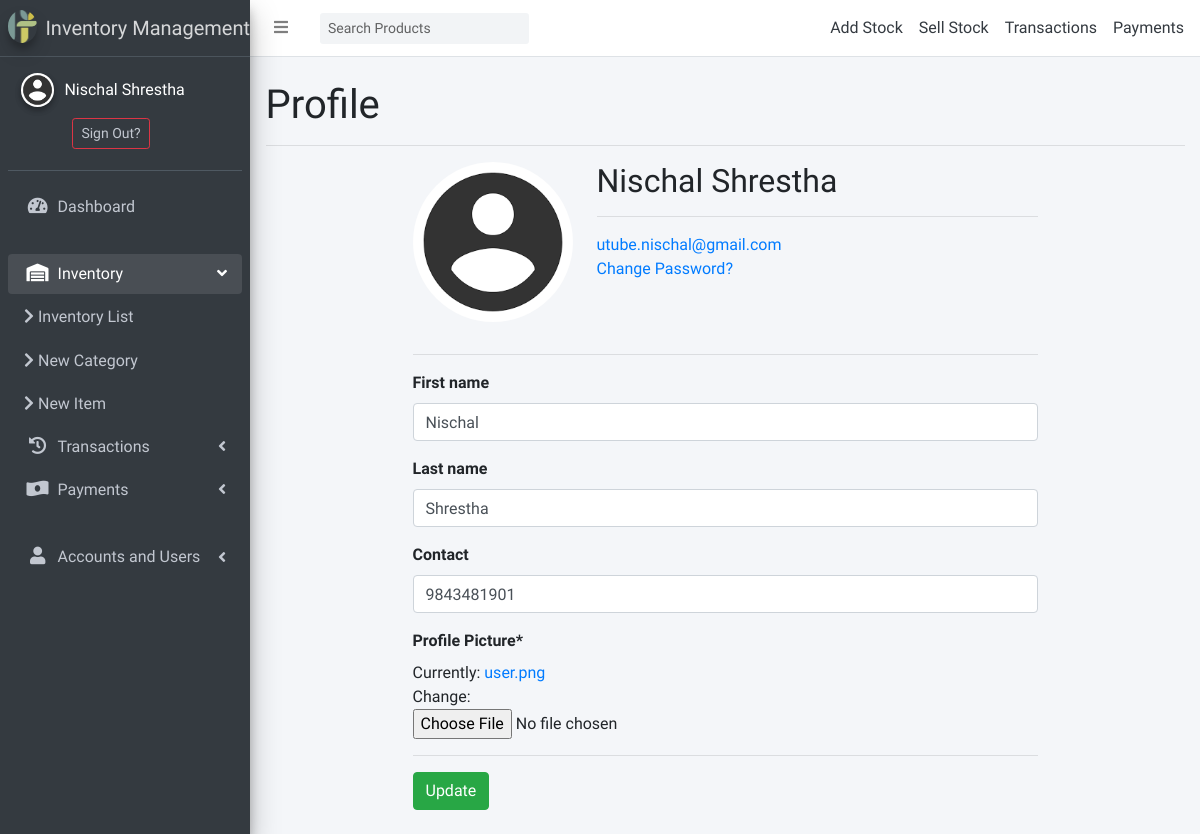
The page /profile/ (signed in) on the database as committed earlier.
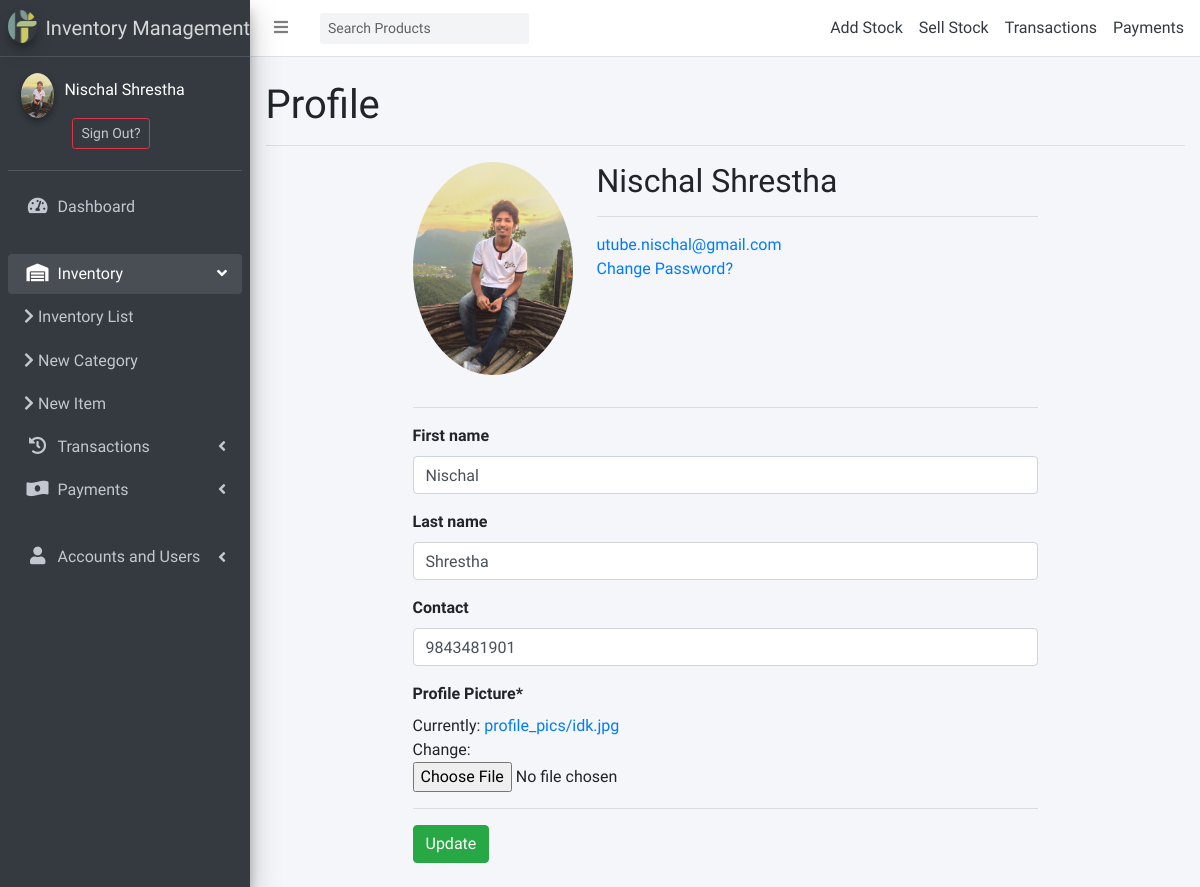
The same page on the database as committed later.
### accounts/models.py (models this page shows)
class User(AbstractBaseUser, PermissionsMixin):
    class Types(models.TextChoices):
        ADMIN = "ADMIN", "Admin"
        STAFF = "STAFF", "Staff"
        CUSTOMER = "CUSTOMER", "Customer"
    base_type = Types.CUSTOMER
    _type = models.CharField(
        _("Type"), max_length=50, choices=Types.choices, default=base_type
    )
    email = models.EmailField(max_length=254, unique=True)
    first_name = models.CharField(max_length=128)
    last_name = models.CharField(max_length=128)
    is_staff = models.BooleanField(default=False)
    is_superuser = models.BooleanField(default=False)
    is_active = models.BooleanField(default=True)
    last_login = models.DateTimeField(null=True, blank=True)
    date_joined = models.DateTimeField(auto_now_add=True)
    USERNAME_FIELD = 'email'
    EMAIL_FIELD = 'email'
    REQUIRED_FIELDS = ['first_name','last_name','_type']
    objects = UserManager()

### Userprofile/models.py (models this page shows, shortened)
class Profile(models.Model):
    user = models.OneToOneField(User, on_delete=models.CASCADE)
    contact = models.BigIntegerField(blank=True, null=True)
    dp = models.ImageField(default='user.png',upload_to='profile_pics')

### Userprofile/views.py (the view)
# urls.py: path('', views.profile, name='profile')
@login_required
def profile(request):
    if request.method=="POST":
        u_form = UserDetailUpdateForm(request.POST, instance=request.user)
        p_form = ProfileUpdateForm(request.POST, request.FILES, instance=request.user.profile)
        if p_form.is_valid() and u_form.is_valid():
            u_form.save()
            p_form.save()
            messages.success(request, f'Account Updated Successfully!')
            return redirect ('profile')
    else:
        u_form = UserDetailUpdateForm(instance=request.user)
        p_form = ProfileUpdateForm(instance=request.user.profile)
    context={
        'u_form':u_form,
        'p_form':p_form,
        'title':f"{ request.user.first_name }'s Profile",
    }
    return render(request, 'Userprofile/profile.html', context)

### Userprofile/forms.py
class UserDetailUpdateForm(ModelForm):
    class Meta:
        model = User
        fields = [
            'first_name', 'last_name'
        ]

class ProfileUpdateForm(ModelForm):
    class Meta:
        model = Profile
        fields = [
            'contact','dp'
        ]
        labels  = {
        'dp':'Profile Picture',
        }

### Userprofile/templates/Userprofile/profile.html (shortened to what this page needs)
{% extends 'partial/base.html' %}
{% load crispy_forms_tags %}
{% block content %}
<h1>Profile</h1>
<hr>
<div class="container" style="max-width: 40rem">
    <div class='content-section'>
        <div class="media">
            <a target="_blank" class="mr-4 mb-2" style="width: 10rem;" href='{{ user.profile.dp.url }}'>
                <img class="img-fluid img-profile rounded-circle mx-auto mb-2" src="{{ user.profile.dp.url }}">
            </a>
            <div class="media-body">
                <h2 class="account-heading">{{ user.first_name }} {{ user.last_name }}</h2><hr>
                <a href="{% url 'account_email' %}" >{{ user.email }}</a><br>
                <a href="{% url 'account_change_password' %}" >Change Password?</a><br>
            </div>
        </div>
    </div>
    <hr>
    <form method='POST' enctype='multipart/form-data'>
        {{ u_form|crispy }}
        {{ p_form|crispy }}
        {% csrf_token %}<hr>
        <input type='submit' value="Update"class='btn btn-success'>
    </form><br>
</div>
{% endblock content %}

### templates/partial/base.html
{% extends 'base_2.html' %}

### templates/base_2.html (shortened to what this page needs)
{% load static %}
<!DOCTYPE html>
<html lang="en">
<head>
  <link rel="stylesheet" href="{% static 'plugins/fontawesome-free/css/all.min.css' %}">
  <link rel="stylesheet" href="{% static 'dist/css/adminlte.min.css' %}">
</head>
<body class="hold-transition sidebar-mini">
<div class="wrapper">
  <nav class="main-header navbar navbar-expand navbar-white navbar-light">
    <ul class="navbar-nav">
      <li class="nav-item">
        <a class="nav-link" data-widget="pushmenu" href="#" role="button"><i class="fas fa-bars"></i></a>
      </li>
    </ul>
    <form class="form-inline ml-3">
      <div class="input-group input-group-sm">
        <input class="form-control form-control-navbar" type="search" placeholder="Search Products" aria-label="Search" id='searchProductForm'>
      </div>
    </form>
    <ul class="navbar-nav ml-auto d-none d-sm-none d-md-flex d-lg-flex">
      <li><a href="{% url 'inventory:add-stock' %}" class="m-2 text-dark">Add Stock</a></li>
      <li><a href="{% url 'inventory:sell-stock' %}" class='m-2 text-dark'>Sell Stock</a></li>
      <li><a href="{% url 'inventory:transactions-list' %}" class='m-2 text-dark'>Transactions</a></li>
      <li><a href="{% url 'inventory:payments-list' %}" class='m-2 text-dark'>Payments</a></li>
    </ul>
  </nav>
  {% include 'side_nav.html' %}
  <div class="content-wrapper">
  <br>
    <div class="content">
      <div class="container-fluid">
          {% block content %}
          {% endblock content %}
      </div>
    </div>
  </div>
</div>
</body>
</html>

### templates/side_nav.html (shortened to what this page needs)
{% load static %}
<aside class="main-sidebar sidebar-dark-primary elevation-4">
    <a href="/" class="brand-link">
      <img src="{% static '../media/favicon.png' %}" alt="IMS" class="brand-image img-circle elevation-3 ml-0"
           style="opacity: .8">
      <span class="brand-text font-weight-light">Inventory Management</span>
    </a>
    <div class="sidebar">
      <div class="user-panel mt-3 pb-3 mb-3 d-flex">
        {% if user.is_authenticated %}
          <div class="image">
            <img src="{{request.user.profile.dp.url}}" class="img-circle elevation-2" alt="User Image">
          </div>
          <div class="info">
          <a class="text-white mr-2" href="{% url 'profile' %}" id="navbarDropdown" role="button" aria-haspopup="true" aria-expanded="false">
            <p class="d-block">{{request.user.first_name}} {{request.user.last_name}}</p>
          </a>
          <a class="btn btn-sm btn-outline-danger" href="{% url 'account_logout' %}">Sign Out?</a>
        {% else %}
          <a class="btn mr-1 mb-1 btn-sm btn-outline-success text-light" href="{% url 'account_login' %}">Sign In</a>
          {% comment %} <a class="btn btn-sm mb-1 btn-warning text-dark" href="{% url 'account_signup' %}">Signup</a> {% endcomment %}
        {% endif %}
        </div>
      </div>
      <nav class="mt-2">
        <ul class="nav nav-pills nav-sidebar flex-column" data-widget="treeview" role="menu" data-accordion="false">
          <li class="nav-item">
            <a href="{% url 'main:admin-home' %}" class="nav-link">
              <i class="nav-icon fas fa-tachometer-alt active"></i>
              <p>
                Dashboard
              </p>
            </a>
          </li><br>
          <li class="nav-item has-treeview menu-open">
            <a href="#" class="nav-link">
              <i class="nav-icon fas fa-warehouse"></i>
              <p>
                Inventory
                <i class="right fas fa-angle-left"></i>
              </p>
            </a>
            <ul class="nav nav-treeview">
              <li class="nav-item">
                <a href="{% url 'inventory:items-list' %}" class="nav-link">
                  <i class="fas fa-chevron-right"></i>
                  <p>Inventory List</p>
                </a>
              </li>
              <li class="nav-item">
                <a href="{% url 'inventory:new-category' %}" class="nav-link">
                  <i class="fas fa-chevron-right"></i>
                  <p>New Category</p>
                </a>
              </li>
              <li class="nav-item">
                <a href="{% url 'inventory:new-item' %}" class="nav-link">
                  <i class="fas fa-chevron-right"></i>
                  <p>New Item</p>
                </a>
              </li>
            </ul>
          </li>
          <li class="nav-item has-treeview menu-closed">
            <a href="#" class="nav-link">
              <i class="nav-icon fas fa-history"></i>
              <p>
                Transactions
                <i class="right fas fa-angle-left"></i>
              </p>
            </a>
          </li>
          <li class="nav-item has-treeview menu-closed">
            <a href="#" class="nav-link">
              <i class="nav-icon fas fa-money-bill-wave-alt"></i>
              <p>
                Payments
                <i class="right fas fa-angle-left"></i>
              </p>
            </a>
          </li>
          {% if user.is_staff %}
          <br>
          <li class="nav-item has-treeview menu-closed">
            <a href="#" class="nav-link">
              <i class="nav-icon fas fa-user"></i>
              <p>
                Accounts and Users
                <i class="right fas fa-angle-left"></i>
              </p>
            </a>
          </li>
          {% endif %}
        </ul>
      </nav>
    </div>
  </aside>

Rows that differ between the two databases and show on the page:
changed through a linked row, User "Nischal": user.profile.dp: picture added in place of a placeholder; profile.dp: picture added in place of a placeholder
Other text that changed with them:
text no longer shown: "Contact Profile Picture * Currently: user.png Change:"
text now shown: "Contact Profile Picture * Currently: profile_pics/idk.jpg Change:"
